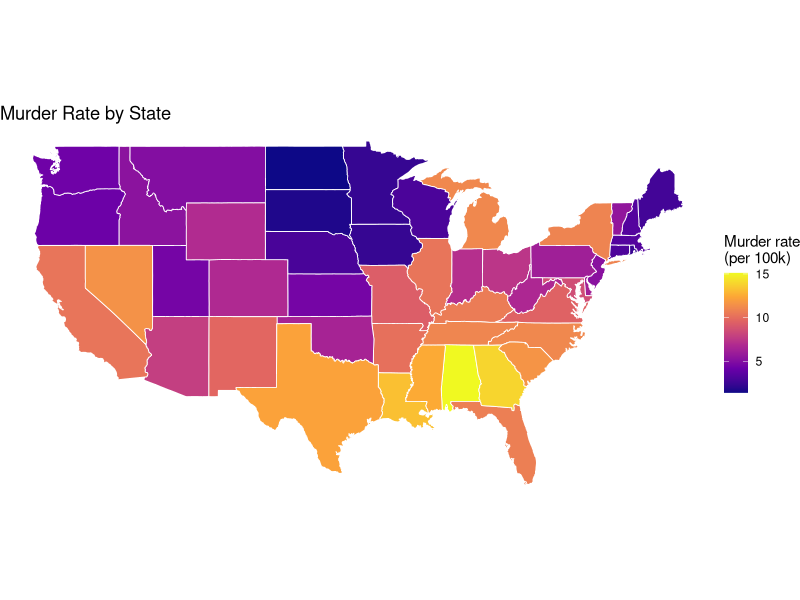
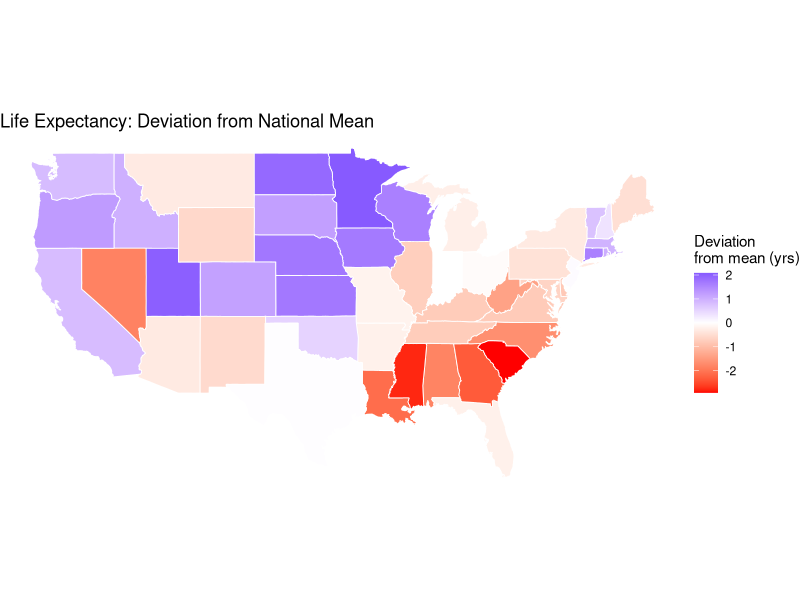
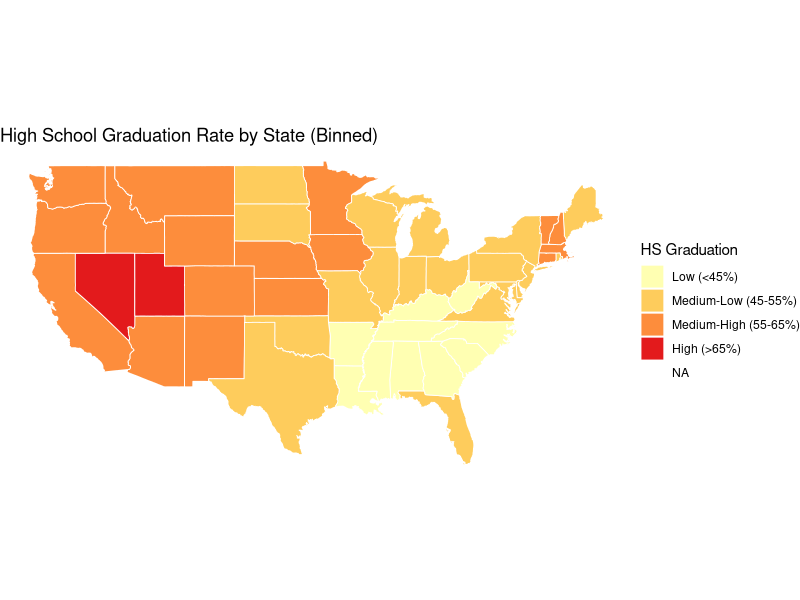
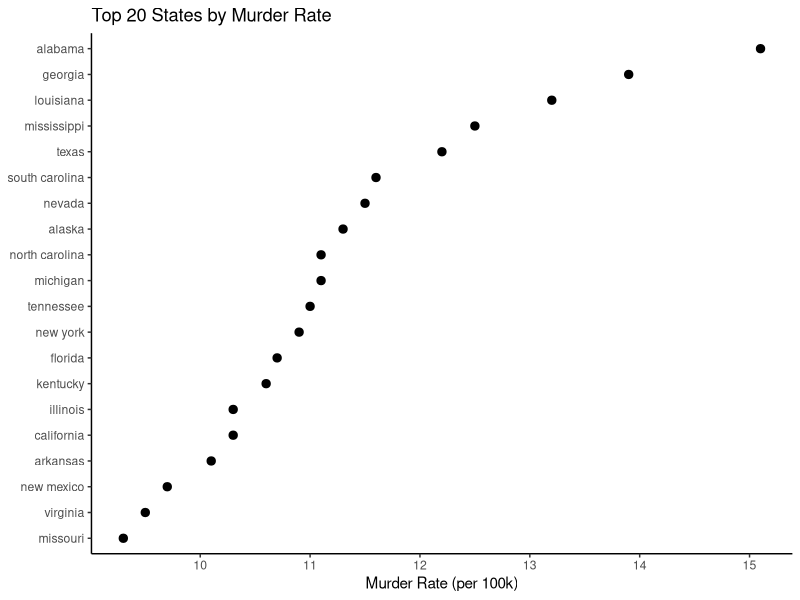
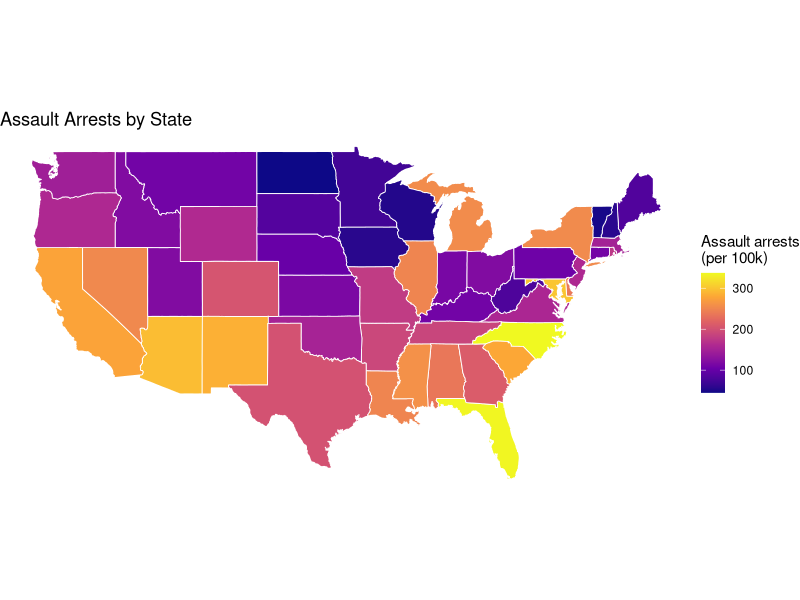

Here is the R script that generated these plots, in order:
library(ggplot2)
library(dplyr)
library(maps)
library(scales)

set.seed(123)

# Q1: Load data and prepare for joining
us <- map_data("state")

state_data <- data.frame(
  region = tolower(state.name),
  as.data.frame(state.x77)
)

dim(us)
dim(state_data)
head(state_data)
summary(state_data$Murder)
summary(state_data$Life.Exp)

# Q2: Choropleth — murder rate (sequential scale)
us_merged <- us %>%
  left_join(state_data, by = "region")

p1 <- ggplot(us_merged, aes(x = long, y = lat, group = group, fill = Murder)) +
  geom_polygon(color = "white", linewidth = 0.3) +
  coord_quickmap() +
  scale_fill_viridis_c(option = "C", name = "Murder rate\n(per 100k)") +
  theme_void() +
  labs(title = "Murder Rate by State")

ggsave("figures/murder_rate_map.png", p1, width = 8, height = 5, dpi = 300)

# Q3: Choropleth — life expectancy (diverging scale)
state_data <- state_data %>%
  mutate(life_dev = Life.Exp - mean(Life.Exp))

us_merged <- us %>%
  left_join(state_data, by = "region")

p2 <- ggplot(us_merged, aes(x = long, y = lat, group = group, fill = life_dev)) +
  geom_polygon(color = "white", linewidth = 0.3) +
  coord_quickmap() +
  scale_fill_gradient2(low = "red", mid = "white", high = "blue",
                       midpoint = 0, name = "Deviation\nfrom mean (yrs)") +
  theme_void() +
  labs(title = "Life Expectancy: Deviation from National Mean")

ggsave("figures/life_exp_diverging.png", p2, width = 8, height = 5, dpi = 300)

# Q4: Choropleth — HS graduation rate (binned/categorical scale)
state_data <- state_data %>%
  mutate(grad_cat = cut(HS.Grad,
    breaks = c(0, 45, 55, 65, 100),
    labels = c("Low (<45%)", "Medium-Low (45-55%)",
               "Medium-High (55-65%)", "High (>65%)")))

us_merged <- us %>%
  left_join(state_data, by = "region")

p3 <- ggplot(us_merged, aes(x = long, y = lat, group = group, fill = grad_cat)) +
  geom_polygon(color = "white", linewidth = 0.3) +
  coord_quickmap() +
  scale_fill_brewer(palette = "YlOrRd", name = "HS Graduation") +
  theme_void() +
  labs(title = "High School Graduation Rate by State (Binned)")

ggsave("figures/hs_grad_binned.png", p3, width = 8, height = 5, dpi = 300)

# Q5: Map vs dot plot comparison
top_20 <- state_data %>%
  arrange(desc(Murder)) %>%
  slice_head(n = 20) %>%
  mutate(region = reorder(region, Murder))

p4 <- ggplot(top_20, aes(x = Murder, y = region)) +
  geom_point(size = 2.5) +
  theme_classic() +
  labs(x = "Murder Rate (per 100k)", y = NULL,
       title = "Top 20 States by Murder Rate")

ggsave("figures/murder_dotplot.png", p4, width = 7, height = 6, dpi = 300)

# Optional extension: USArrests choropleth
arrests <- USArrests %>%
  mutate(region = tolower(rownames(USArrests)))

us_arrests <- us %>%
  left_join(arrests, by = "region")

p5 <- ggplot(us_arrests, aes(x = long, y = lat, group = group, fill = Assault)) +
  geom_polygon(color = "white", linewidth = 0.3) +
  coord_quickmap() +
  scale_fill_viridis_c(option = "C", name = "Assault arrests\n(per 100k)") +
  theme_void() +
  labs(title = "Assault Arrests by State")

ggsave("figures/assault_map.png", p5, width = 8, height = 5, dpi = 300)
